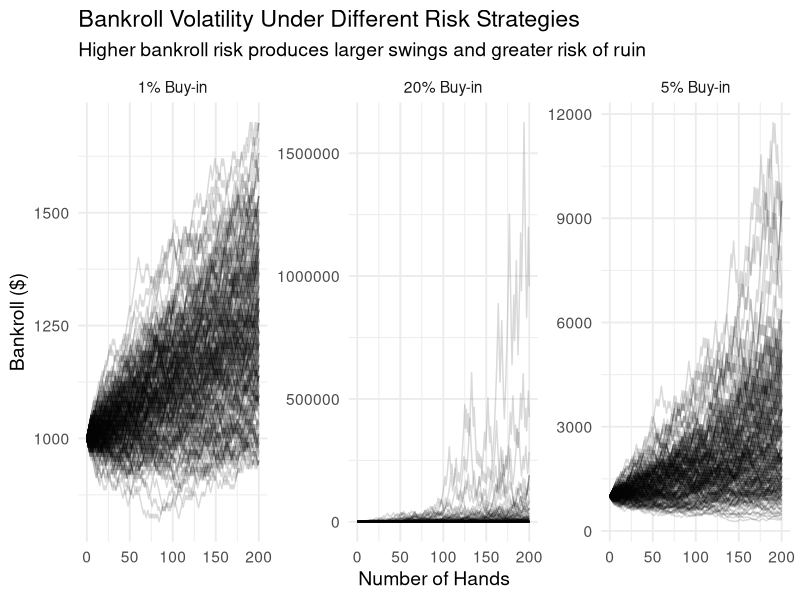

Write R code to recreate this figure.
## ---- chunk 1
#| fig-width: 11
#| fig-height: 7

library(ggplot2)
library(dplyr)

set.seed(123)

# Function to simulate one bankroll path
simulate_bankroll <- function(
  initial_bankroll = 1000,
  p_win = 0.55,
  bankroll_fraction = 0.05,
  n_hands = 200
) {
  
  bankroll <- numeric(n_hands + 1)
  bankroll[1] <- initial_bankroll
  
  for(i in 1:n_hands) {
    
    bet_size <- bankroll_fraction * bankroll[i]
    
    outcome <- sample(
      c(1, -1),
      size = 1,
      prob = c(p_win, 1 - p_win)
    )
    
    bankroll[i + 1] <- bankroll[i] + outcome * bet_size
    
    # Prevent negative bankroll
    if(bankroll[i + 1] <= 0) {
      bankroll[(i + 1):(n_hands + 1)] <- 0
      break
    }
  }
  
  data.frame(
    Hand = 0:n_hands,
    Bankroll = bankroll
  )
}

# Function to generate many simulations
generate_many_paths <- function(bankroll_fraction, strategy_name, n_sim = 200) {
  
  bind_rows(
    lapply(1:n_sim, function(sim) {
      
      simulate_bankroll(
        bankroll_fraction = bankroll_fraction
      ) %>%
        mutate(
          Strategy = strategy_name,
          Simulation = sim
        )
    })
  )
}

# Generate simulations
sim_1 <- generate_many_paths(0.01, "1% Buy-in")
sim_5 <- generate_many_paths(0.05, "5% Buy-in")
sim_20 <- generate_many_paths(0.20, "20% Buy-in")

# Combine all data
sim_data <- bind_rows(sim_1, sim_5, sim_20)

# Plot
p <- ggplot(
  sim_data,
  aes(x = Hand, y = Bankroll, group = Simulation)
) +
  geom_line(alpha = 0.15) +
  facet_wrap(~Strategy, scales = "free_y") +
  labs(
    title = "Bankroll Volatility Under Different Risk Strategies",
    subtitle = "Higher bankroll risk produces larger swings and greater risk of ruin",
    x = "Number of Hands",
    y = "Bankroll ($)"
  ) +
  theme_minimal(base_size = 14)

print(p)
